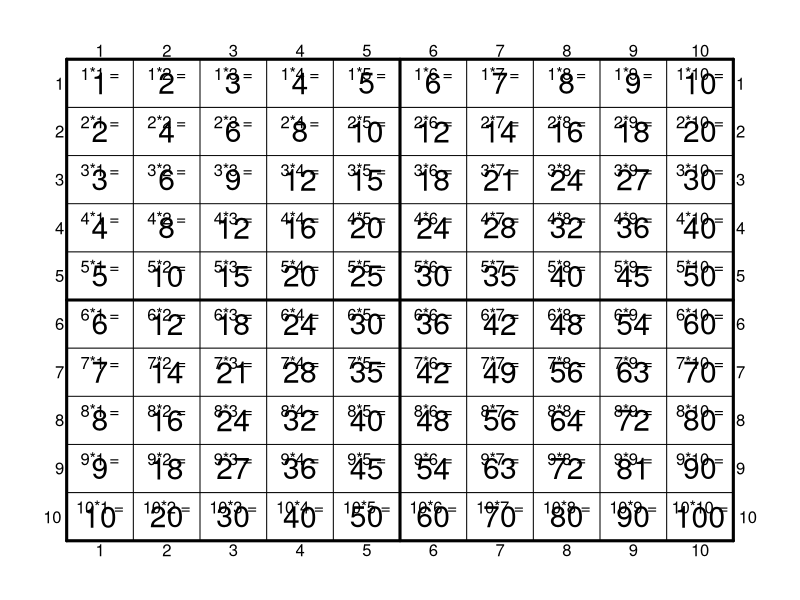

Generate this figure with R:
pdf("mult_10x10.pdf",width = 8.5,height=11)

nc = 10
nr = 10

par(mar=c(2,2,2,2))
plot(0,0,"n",axes=F,ann=F,xlim=c(0,1),ylim=c(0,1))

for(i in 1:nc){
    text((i-0.5)/nc,1,i,adj=c(0.5,-0.2))
    text((i-0.5)/nc,0,i,adj=c(0.5,1.2))
    # if(i%%2==0){
    #       polygon(c((i-1)/nc,(i)/nc,(i)/nc,(i-1)/nc),c(0,0,1,1),col=rgb(0,0,0,0.1))
    # }
}

for(i in 1:nr){
    text(0,1-(i-0.5)/nr,i,adj=c(1.3))
    text(1,1-(i-0.5)/nr,i,adj=c(-0.3))
    
    # polygon(c(0,0,1,1),c((i-1)/nr,(i)/nr,(i)/nr,(i-1)/nr),col=hsv((i%%7)/7,1,1,0.1))
}

for(i in 1:nc){
    for(j in 1:nr){
        text((i-0.5)/nc,1-(j-1)/nr,paste0(j,"*",i," ="),cex=1,adj=c(0.5,1.6))
        text((i-0.5)/nc,1-(j-0.5)/nr,i*j,cex=1.8)
    }
}
for(i in 0:nr){
    if(i%%5==0){
        # abline(h=i/nr,lwd=3)
        lines(c(0,1),c(i/nr,i/nr),lwd=3)
    # } else if(i%%2==0){
    #     abline(h=i/nr,lwd=2)
    } else {
        lines(c(0,1),c(i/nr,i/nr),lwd=1)
    }
}
for(i in 0:nc){
    if(i%%5==0){
        # abline(v=i/nc,lwd=3)
        lines(c(i/nc,i/nc),c(0,1),lwd=3)
    # } else if(i%%2==0){
    #     abline(v=i/nc,lwd=2)
    } else {
        # abline(v=i/nc)
        lines(c(i/nc,i/nc),c(0,1),lwd=1)
    }
}


dev.off()
